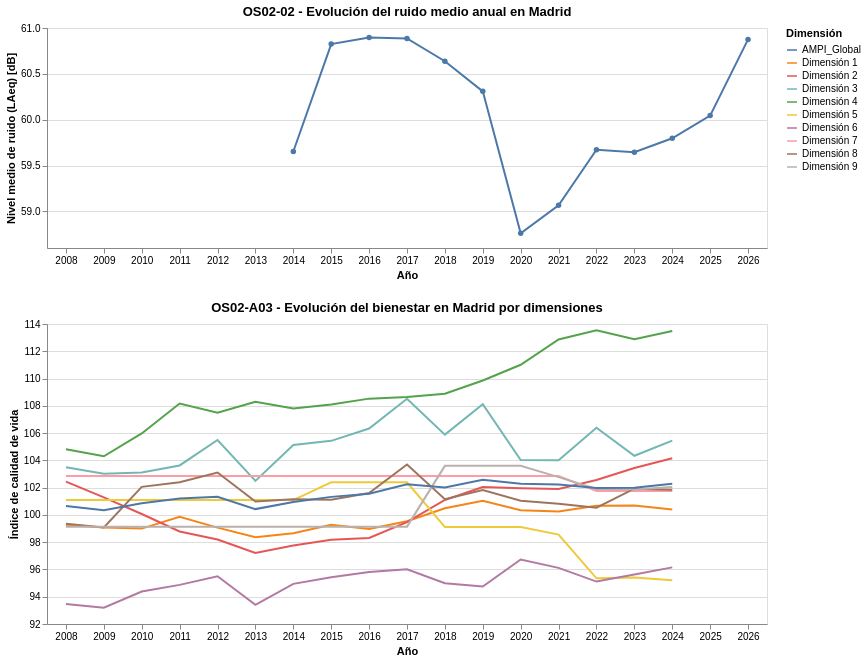

Source (notebook cell):
### Code cell
#VISUALIZACIÓN OS02-02 y OS02-03: Dos gráficos. 
#(1) OS02-03: Ruido medio anual en Madrid.
#(2) OS02-03: Evolución del bienestar por dimensiones

# -------------------------
# Gráfico 1, OS02-02: Ruido medio anual
# -------------------------
chart_ruido = (
    alt.Chart(df_ruido_madrid_anual).mark_line(point=True)
    .encode(
        x=alt.X("año:O", title="Año", axis=alt.Axis(labelAngle=0)),
        y=alt.Y("laeq_medio:Q", title="Nivel medio de ruido (LAeq) [dB]", scale=alt.Scale(zero=False)),
        tooltip=[
            alt.Tooltip("año:O", title="Año"),
            alt.Tooltip("laeq_medio:Q", title="LAeq medio", format=".2f")
        ]
    )
    .properties(width=720, height=220, title="OS02-02 - Evolución del ruido medio anual en Madrid")
)

# -------------------------
# Gráfico 2, OS02-03: Bienestar Madrid (por dimensiones)
# -------------------------
chart_bienestar = (
    alt.Chart(df_bienestar_madrid_long)
    .mark_line()
    .encode(
        x=alt.X("año:O", title="Año", axis=alt.Axis(labelAngle=0)),
        y=alt.Y("indice_calidad_vida:Q", title="Índice de calidad de vida", scale=alt.Scale(zero=False)),
        color=alt.Color("dimension:N", title="Dimensión"),
        tooltip=[
            alt.Tooltip("dimension:N", title="Dimensión"),
            alt.Tooltip("año:O", title="Año"),
            alt.Tooltip("indice_calidad_vida:Q", title="Índice", format=".2f")
        ]
    )
    .properties(width=720, height=300, title="OS02-A03 - Evolución del bienestar en Madrid por dimensiones")
)

# -------------------------
# Visualización final OS02-02 + OS02-03
# -------------------------
vis_os02_02_03 = alt.vconcat(chart_ruido, chart_bienestar).resolve_scale(x="shared")

vis_os02_02_03

### Figure 1 — Vega-Lite specification as saved in the notebook (floating-point values rounded to 4 significant figures; data arrays with more than 128 entries replaced by an {"elided": "..."} marker saying what was removed)
{"$schema": "https://vega.github.io/schema/vega-lite/v5.20.1.json", "config": {"view": {"continuousHeight": 300, "continuousWidth": 300}}, "datasets": {"data-063bc2eaa83a236d3eb5b99a003e240f": [{"año": 2014, "laeq_medio": 59.65}, {"año": 2015, "laeq_medio": 60.82}, {"año": 2016, "laeq_medio": 60.9}, {"año": 2017, "laeq_medio": 60.89}, {"año": 2018, "laeq_medio": 60.64}, {"año": 2019, "laeq_medio": 60.31}, {"año": 2020, "laeq_medio": 58.76}, {"año": 2021, "laeq_medio": 59.07}, {"año": 2022, "laeq_medio": 59.67}, {"año": 2023, "laeq_medio": 59.64}, {"año": 2024, "laeq_medio": 59.8}, {"año": 2025, "laeq_medio": 60.04}, {"año": 2026, "laeq_medio": 60.88}], "data-6b6641937b57fc04cb50bdc00ccdfa17": {"elided": "170 records"}}, "resolve": {"scale": {"x": "shared"}}, "vconcat": [{"data": {"name": "data-063bc2eaa83a236d3eb5b99a003e240f"}, "encoding": {"tooltip": [{"field": "año", "title": "Año", "type": "ordinal"}, {"field": "laeq_medio", "format": ".2f", "title": "LAeq medio", "type": "quantitative"}], "x": {"axis": {"labelAngle": 0}, "field": "año", "title": "Año", "type": "ordinal"}, "y": {"field": "laeq_medio", "scale": {"zero": false}, "title": "Nivel medio de ruido (LAeq) [dB]", "type": "quantitative"}}, "height": 220, "mark": {"point": true, "type": "line"}, "title": "OS02-02 - Evolución del ruido medio anual en Madrid", "width": 720}, {"data": {"name": "data-6b6641937b57fc04cb50bdc00ccdfa17"}, "encoding": {"color": {"field": "dimension", "title": "Dimensión", "type": "nominal"}, "tooltip": [{"field": "dimension", "title": "Dimensión", "type": "nominal"}, {"field": "año", "title": "Año", "type": "ordinal"}, {"field": "indice_calidad_vida", "format": ".2f", "title": "Índice", "type": "quantitative"}], "x": {"axis": {"labelAngle": 0}, "field": "año", "title": "Año", "type": "ordinal"}, "y": {"field": "indice_calidad_vida", "scale": {"zero": false}, "title": "Índice de calidad de vida", "type": "quantitative"}}, "height": 300, "mark": {"type": "line"}, "title": "OS02-A03 - Evolución del bienestar en Madrid por dimensiones", "width": 720}]}
